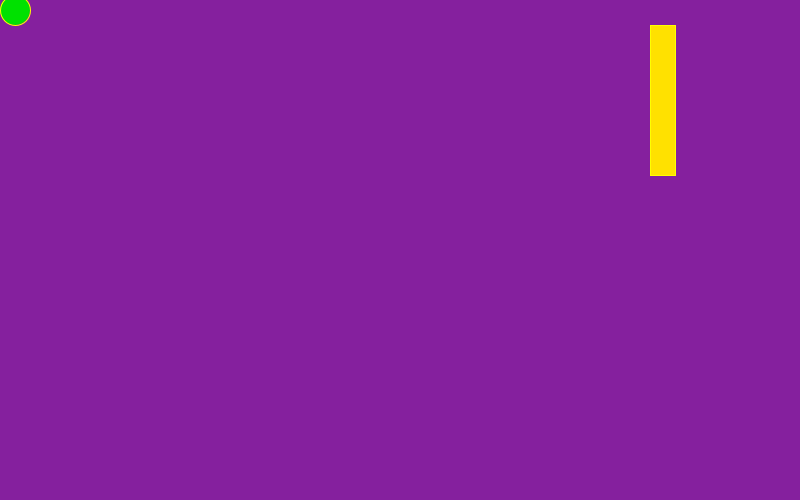
Frame 1 (no input)
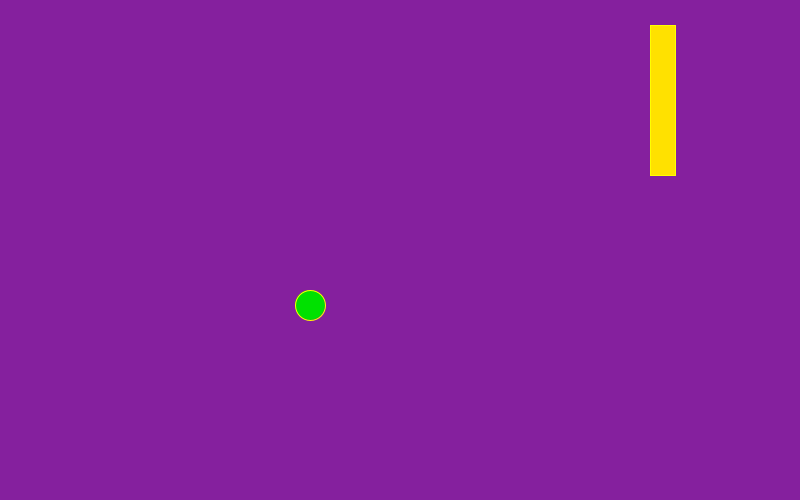
Frame 60 (the mouse pressed at the canvas centre just before this capture)
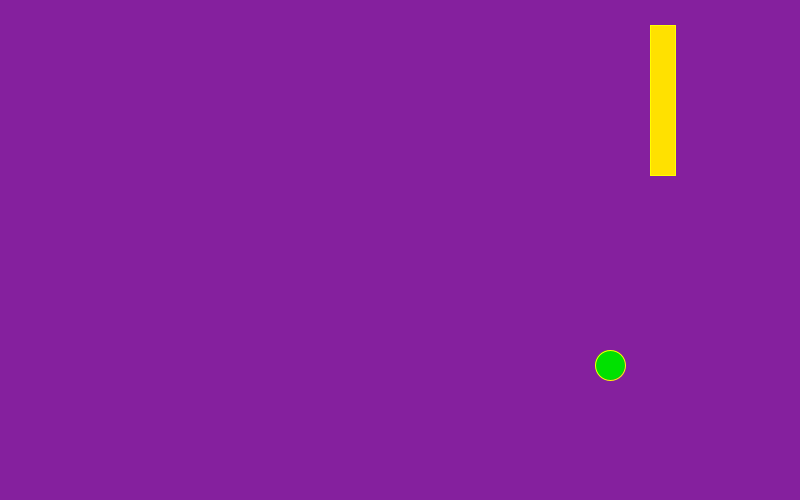
Frame 120 (the mouse held since frame 60 and released just before this capture)

The Processing sketch that drew these frames (run headless with seeded random() and noise(); from frame 60 on, the mouse is pressed at the canvas centre):

// Processing sketch: processing_90193
// ── processing_90193.pde

int ballA = 15;
int ballX = ballA;
int ballY = 10;
float paddleX;
float paddleY = 25;           
float paddleB = 25;
float paddleA = 150;
int AX = 5;
int AY = 5;
int score = 0;
void setup() {
  size(800,500);
  stroke(255,255,0);
  paddleX = 650;
}
void draw() {
  background(133,32,158);
  fill(255,225,0);
  rect(paddleX, paddleY, paddleB, paddleA);
    fill(0,225,0);
  ellipse(ballX, ballY, ballA*2, ballA*2);
  if (C () || ballX < 0) {
    AX *= -1;
  }
  if (ballY >= height-ballA || ballY <= 0) {
    AY *= -1;
  }
  ballX= ballX + AX;
  ballY= ballY + AY;
 
  if(keyPressed == true) {
    if (key == CODED) {
      if(keyCode == UP) {
        if (paddleY >= 0) {
          paddleY = paddleY - paddleA*0.1;
        }
      }
      if(keyCode == DOWN) {
        if(paddleY <= height - paddleA) {
          paddleY = paddleY + paddleA*0.15;
        }
      }
    }
  } 
}
boolean C() {
  boolean C = false;
  if ((ballX >= paddleX) && (ballX <= paddleX + paddleB)) {
    if ((ballY >= paddleY) && (ballY <= paddleY + paddleA)) {
      C = true;
    }
  }
  return C;
} 
boolean D() {
  boolean D = false;
  if (ballX > paddleX) {
    D = true;
  }
  return D;
}

void R() {
  ballX = ballA;
  ballY = 40;
  paddleY = 8;
  score = 0;
}
